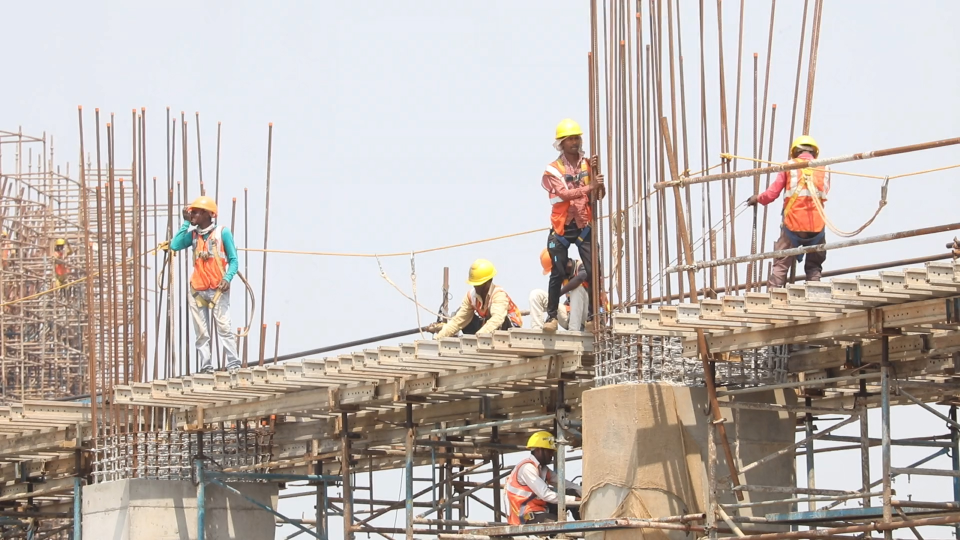
#> input picture 17. 미니프로젝트 6차/data/test/images/test_image_01.jpg, 1920 x 1080 px, given as the content of the folder yolov5, which was not available (shown at 1/2 size)
$ jupyter execute --allow-errors '[solution] 4. Convert2YOLO_ObjectDetection.ipynb'   (shell and % lines are left out)   (text cells are left out)
#> lines starting #> are read from the running program, lines starting #| are printed output that depends on the picture
[cell 1]
# 코랩 사용 시 구글 드라이브 연결
from google.colab import drive
#> (the rest of this cell did not finish here and is left out)

[cell 2]
# ROOT_PATH 확인
import os

# 구글 드라이브 내 프로젝트 압축해제된 영역 (구글 드라이브 최상위에 압축해제하였을 경우 수정하지 않으셔도 됩니다.)
WORK_SPACE = ""

if os.getcwd() == '/content' :
  # 구글 드라이브 사용 시
  ROOT_PATH = "/content/drive/MyDrive" + '/안전모탐지' + "/AIVLE_MP_6th"
else :
  ROOT_PATH = os.path.abspath('..')

# 데이터 경로
DATA_PATH = '/content/data'

# Train 데이터 셋 경로
TRAIN_PATH = DATA_PATH + '/training'
TRAIN_IMAGE_PATH = TRAIN_PATH + '/images'
TRAIN_LABEL_PATH = TRAIN_PATH + '/labels'

# Validation 데이터 셋 경로
VALIDATION_PATH = DATA_PATH + '/validation'
VALIDATION_IMAGE_PATH = VALIDATION_PATH + '/images'
VALIDATION_LABEL_PATH = VALIDATION_PATH + '/labels'

# Test 이미지 경로
TEST_PATH = DATA_PATH +  "/test"
TEST_IMAGE_PATH = TEST_PATH + "/images"
TEST_LABEL_PATH = TEST_PATH + "/labels"

[cell 3]
# UltraLytics git에서 복사하기
%cd yolov5

[cell 4]
# 필요 라이브러리 불러오기.
import glob
import yaml
import json
from PIL import Image
#from IPython.display import Image
import zipfile
import gdown
import os

from tqdm.auto import tqdm, trange

[cell 5]
%cd "/content"

[cell 6]
# 아래의 코드를 실행해서 데이터를 불러오세요.

def goolge_drive_download (file_id):
  google_path = 'https://drive.google.com/uc?id='
  output_name = 'download_file.zip'

  gdown.download(google_path+file_id,output_name,quiet=False)

  zip_file = "/content/download_file.zip"


  with zipfile.ZipFile(zip_file) as z:
    z.extractall("/content")

  os.remove(zip_file)

[cell 7]
train_file_id = "1W-WbRJ_R8HtuDL3Z2MukyhcVBlZhv0hm"
#> (the rest of this cell did not finish here and is left out)

[cell 8]
zip_file = "/content/MP6th_Study4_4.zip"


#> (the rest of this cell did not finish here and is left out)

[cell 9]
# 실습해보세요.
training_images_list = glob.glob(TRAIN_IMAGE_PATH + "/*.jpg")
training_labels_list = glob.glob(TRAIN_LABEL_PATH + "/*")

[cell 10]
print("Training Images 개수 : " + str(len(training_images_list)))
print("Training Labels 개수 : " + str(len(training_labels_list)))

[cell 11]
validation_images_list = glob.glob(VALIDATION_IMAGE_PATH + "/*.jpg")
validation_labels_list = glob.glob(VALIDATION_LABEL_PATH + "/*")

[cell 12]
print("Validation Images 개수 : " + str(len(validation_images_list)))
print("Validation Labels 개수 : " + str(len(validation_labels_list)))

[cell 13]
# 라벨링이 없는 이미지 데이터 삭제  (안해도 무관)

def image_data_cleaning(images_list, labels_list):
  for image in images_list:
    label_file = TRAIN_LABEL_PATH + "/" + image.split('/')[-1][:-4] + '.json'
    if label_file not in labels_list:
      os.remove(image)

[cell 14]
training_labels_list[:5]

#> (a cell that did not finish here is left out)

[cell 16]
# 실습해보세요.
# pprint 라이브러리를 활용하면 dictionary 형태 출력 시 보기가 편합니다.
import pprint

#> (the rest of this cell did not finish here and is left out)

#> (a cell that did not finish here is left out)

#> (a cell that did not finish here is left out)

#> (a cell that did not finish here is left out)

[cell 20]
yolo_label = []

#> (the rest of this cell did not finish here and is left out)

[cell 21]
TRAIN_CONVERT_PATH = TRAIN_PATH + '/convert'

if not os.path.exists(TRAIN_CONVERT_PATH):
  os.mkdir(TRAIN_CONVERT_PATH)

[cell 22]
# 실습해보세요.
def convert(img_size, box):
  img_w = img_size[0]
  img_h = img_size[1]

  x_min, y_min, x_max, y_max = box

  box_w, box_h = [(x_max-x_min), (y_max-y_min)]

  center_x = (x_min+x_max) * 0.5 / img_w
  center_y = (y_min+y_max) * 0.5 / img_h

  dw = box_w / img_w
  dh = box_h / img_h

  return (center_x, center_y, dw, dh)

[cell 23]
def make_yolo_label(labels_list, data_path):
  convert_path = data_path + "/convert"

  if not os.path.exists(convert_path):
    os.mkdir(convert_path)

  for label in tqdm(labels_list, desc="CONVERT PROGRESS"):
    with open (label, "r") as f:
      json_label = json.load(f)

    annotations_list = json_label['annotations']
    image_file = data_path + "/images/" + json_label['image']['filename']
    convert_file = convert_path + "/" + json_label['image']['filename'][:-4] + ".txt"

    image = Image.open(image_file)
    image_size = image.size
    yolo_label = []
    for annotation in annotations_list :
      if 'box' in annotation:
        if annotation['middle classification'] == '01':
          class_id = int(annotation['class'])
          box = annotation['box']
          (center_x, center_y, dw, dh) = convert(image_size, box)
          yolo_label.append(str(class_id) + " " + str(center_x) + " " + str(center_y) + " " + str(dw) + " " + str(dh))
    with open(convert_file , 'w') as f:
      f.write('\n'.join(yolo_label) + '\n')

[cell 24]
make_yolo_label(training_labels_list, TRAIN_PATH)

[cell 25]
VALIDATION_CONVERT_PATH = VALIDATION_PATH + '/convert'

[cell 26]
# 실습해보세요.
make_yolo_label(validation_labels_list, VALIDATION_PATH)

[cell 27]
BACKUP_PATH = "/content/backup"

[cell 28]
if not os.path.exists(BACKUP_PATH):
  os.mkdir(BACKUP_PATH)

[cell 29]
# 실습해보세요.

[cell 30]
# 실습해보세요
data = {
    'train' : TRAIN_IMAGE_PATH,
    'val' : VALIDATION_IMAGE_PATH,
    'nc' : 9,
    'names' : [
        'None',
        '안전벨트 착용',
        '안전벨트 미착용',
        '안전고리 결착',
        '안전고리 미결착',
        '안전화 착용',
        '안전화 미착용',
        '안전모 착용',
        '안전모 미착용',
     ]
}

with open(DATA_PATH + '/data.yaml', 'w') as f:
  yaml.dump(data, f, default_flow_style=False, encoding=('utf-8'))

[cell 31]
with open(DATA_PATH + '/data.yaml', 'r') as f:
  data_check = yaml.load(f, Loader=yaml.FullLoader)

[cell 32]
data_check

[cell 33]
# 실습해보세요.
%cd ./yolov5

[cell 34]
# 실습해보세요.

[cell 35]
# 현재 디렉토리 확인
%cd /content

[cell 36]
import gdown
import zipfile

[cell 37]
test_file_id = "14PsLrMhL2v7n3dYjv2JOFWF6iIUFYhyQ"

def goolge_drive_download (file_id):
  google_path = 'https://drive.google.com/uc?id='
  output_name = 'download_file.zip'

  gdown.download(google_path+file_id,output_name,quiet=False)

  zip_file = "/content/download_file.zip"


  with zipfile.ZipFile(zip_file) as z:
    z.extractall("/content")

  os.remove(zip_file)

#> (a cell that did not finish here is left out)

[cell 39]
# 실습해보세요
%cd /content/yolov5

[cell 40]
# 필요 라이브러리 불러오기
from PIL import Image               # to load images
from IPython.display import display # to display images

[cell 41]
# 실습해보세요.
detect_image_path = "/content/yolov5/runs/detect/exp"  #detect가 완료된 파일의 경로

for i in glob.glob(detect_image_path + '/*.jpg'):
  img = Image.open(i)
#> img is the input picture: PIL image 1920x1080 RGB; mean R, G, B 192.1, 182.7, 177
  img_resize = img.resize((640, 360))
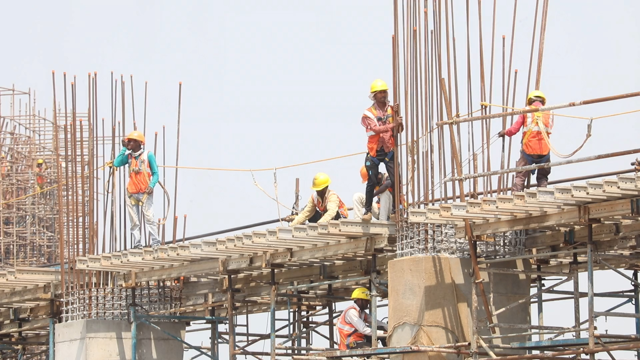
#> img_resize: PIL image 640x360 RGB; mean R, G, B 192.1, 182.7, 177
  display(img_resize)
  print('\n')


$ run again, on 17. 미니프로젝트 6차/data/test/images/test_image_05.jpg
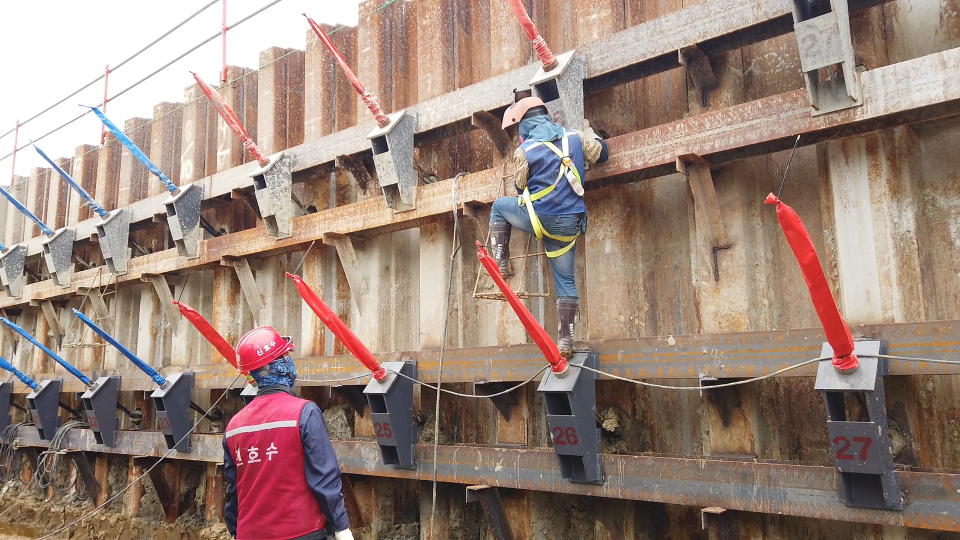
#> input picture 17. 미니프로젝트 6차/data/test/images/test_image_05.jpg, 1920 x 1080 px, given as the content of the folder yolov5, which was not available (shown at 1/2 size)
#> img is the input picture: PIL image 1920x1080 RGB; mean R, G, B 154.2, 132.3, 121.7
#> `img_resize = img.resize((640, 360))`:
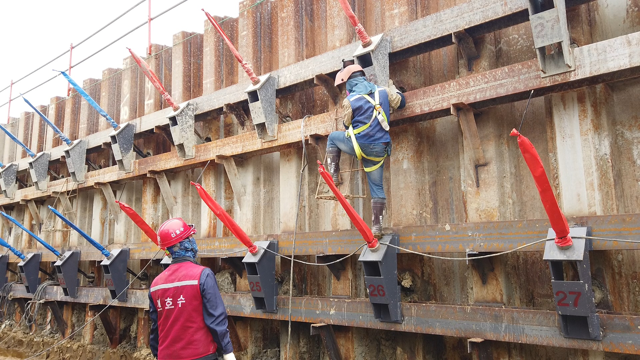
#> img_resize: PIL image 640x360 RGB; mean R, G, B 154.2, 132.3, 121.7

$ run again, on 17. 미니프로젝트 6차/data/test/images/test_image_06.jpg
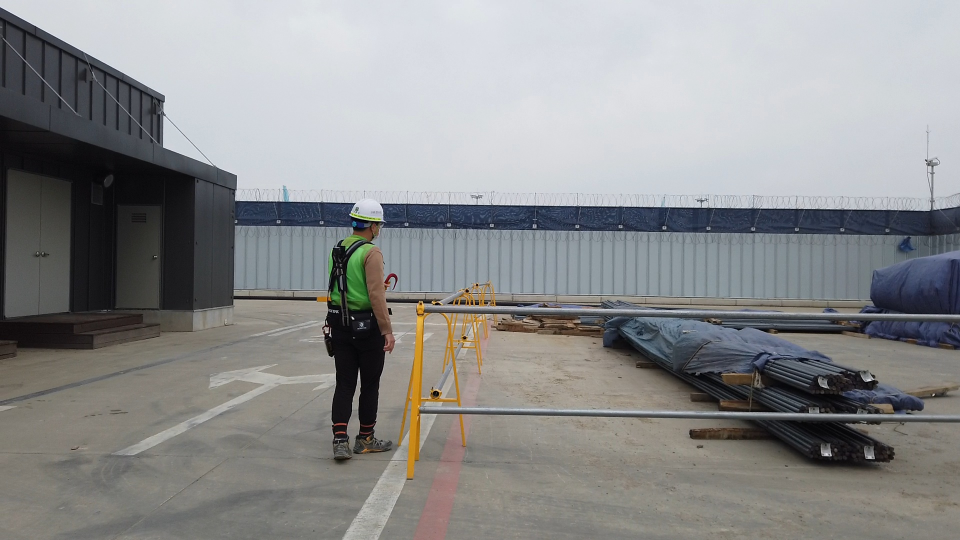
#> input picture 17. 미니프로젝트 6차/data/test/images/test_image_06.jpg, 1920 x 1080 px, given as the content of the folder yolov5, which was not available (shown at 1/2 size)
#> img is the input picture: PIL image 1920x1080 RGB; mean R, G, B 139.6, 140.4, 140.9
#> `img_resize = img.resize((640, 360))`:
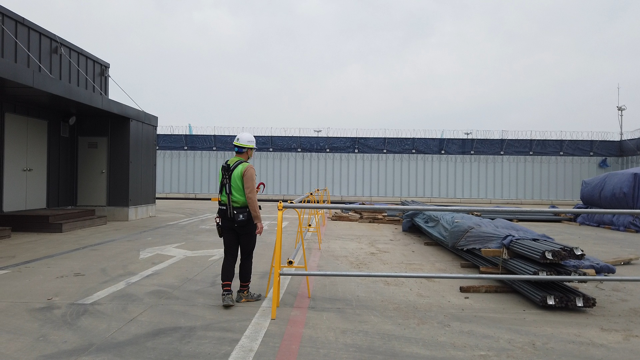
#> img_resize: PIL image 640x360 RGB; mean R, G, B 139.6, 140.4, 140.9
